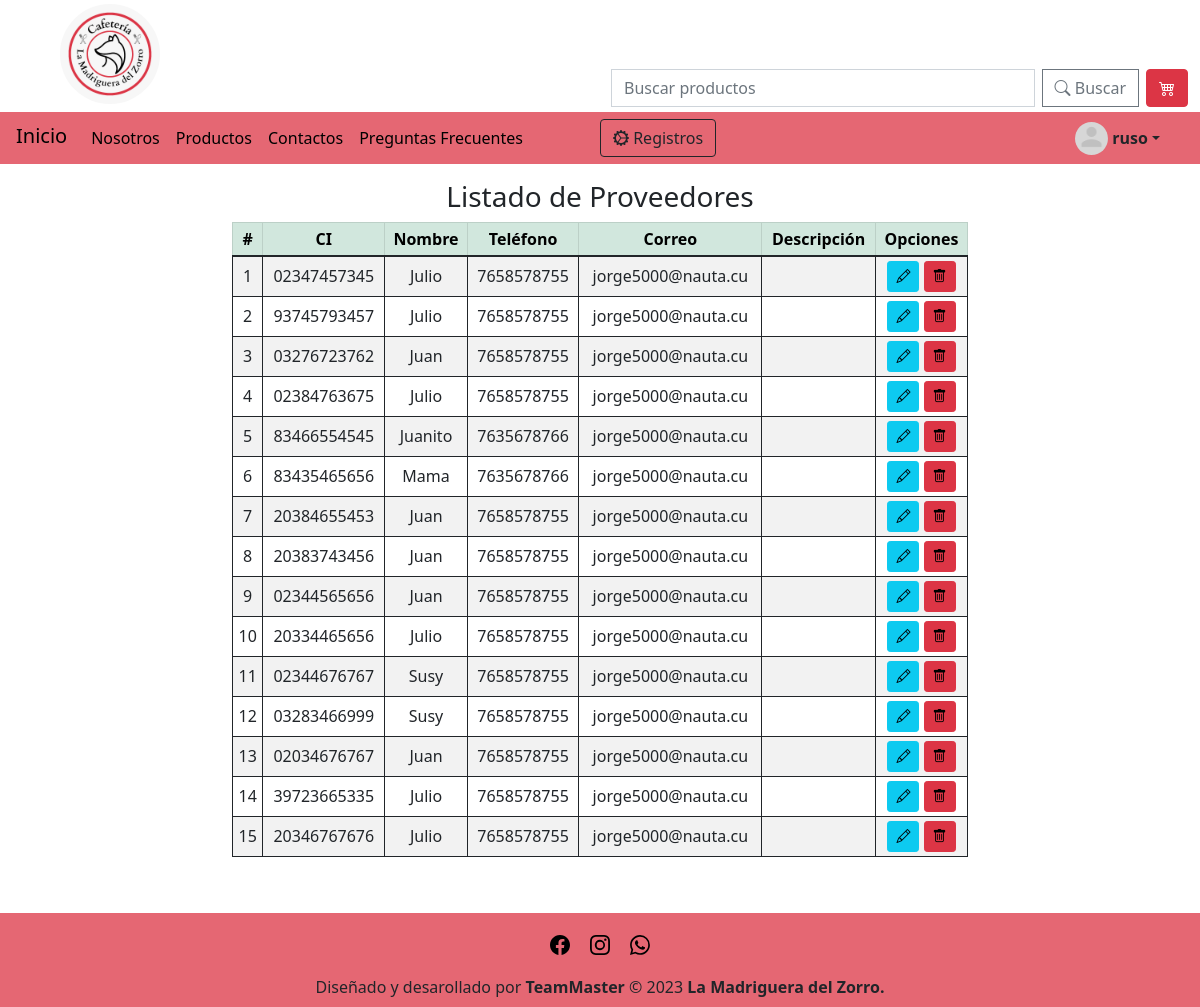
Page /listarProveedor/ (signed in) on the earlier database version.
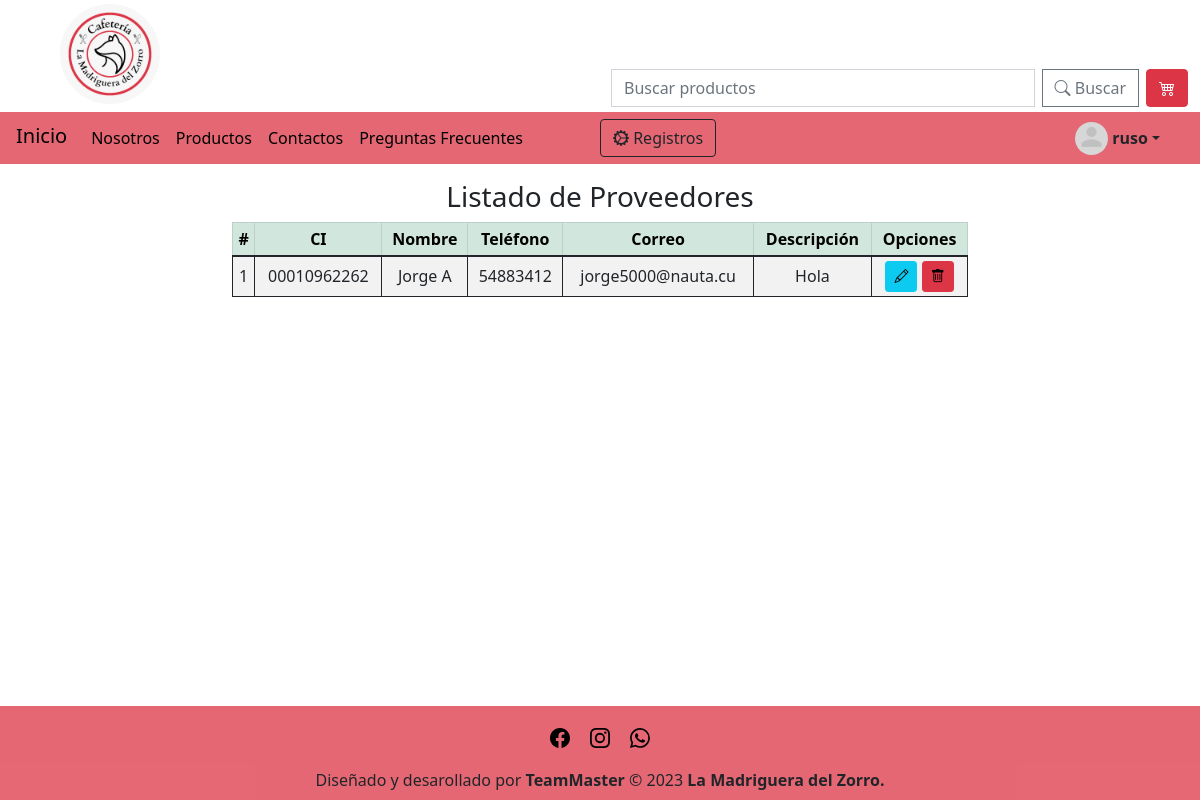
Same page on the later database version.
### cafeteria_app/models.py (models this page shows, shortened)
class Proveedor(models.Model):
    ci = models.CharField(primary_key=True, max_length=11,unique=True)
    nombre = models.CharField(max_length=200)
    telefono = models.CharField(max_length=8)
    correo = models.EmailField(max_length=210)
    descripcion = models.TextField(max_length=300)

### cafeteria_app/views.py (the view)
# urls.py: path('listarProveedor/', ProveedorClass.listarProveedor),
    @permission_required('cafeteria.view_listarProveedor')
    def listarProveedor(request):
        proveedoresL = Proveedor.objects.all()
        data = {
            'object_list': proveedoresL
        }
        return render(request,"proveedor/listarProveedores.html",data)

### cafeteria_app/context_processor.py (called while the page is built)
def total_carrito(request):
    total = 0
    if "carrito" in request.session.keys():
        for key, value in request.session["carrito"].items():
            total += value["acumulado"]
    return {"total": total}

### cafeteria_app/templates/proveedor/listarProveedores.html (shortened to what this page needs)
{% extends "base.html" %}
 {% load static %}
{% block body %}
    <div class="container py-3">
        <div class="row">
            <div class="col-sm-12 col-md-6 col-lg-8 text-center mx-auto" >
                <h3>Listado de Proveedores</h3>
                <div class="table-responsive">
                    <table id="datatable" class="table table-striped table-hover table-bordered border-dark table-sm">
                        <thead class="table-success">
                            <tr>
                                <th class="centered">#</th>
                                <th class="centered"> CI </th>
                                <th class="centered"> Nombre </th>
                                <th class="centered"> Teléfono </th>
                                <th class="centered"> Correo </th>
                                <th class="centered"> Descripción </th>
                                <th class="centered">Opciones</th>
                            </tr>
                        </thead>
                            <tbody id="tablebody">
                                {% for p in object_list %}
                                <tr>
                                    <td>{{forloop.counter}}</td>
                                    <td>{{p.ci}}</td>
                                    <td>{{p.nombre}}</td>
                                    <td>{{p.telefono}}</td>
                                    <td>{{p.correo}}</td>
                                    <td >{{p.descripcion}}</td>
                                    <td>
                                    <a href="/edicionProveedor/{{p.ci}}" class="btn btn-info btn-sm bi bi-pencil" title="Editar">
                                    </a>
                                    <a href="/eliminarProveedor/{{p.ci}}" class="btn btn-danger btn-sm btnEliminacion bi bi-trash" title="Eliminar"> </a>
                                </td>
                                </tr>
                                {% endfor %}
                            </tbody>
                    </table>
                </div>
            </div>
        </div>
    </div>
    <br><br>
{% endblock %}

Differences in the rows shown:
removed Proveedor: ci "02347457345", nombre "Julio", telefono "7658578755", correo "jorge5000@nauta.cu"
removed Proveedor: ci "93745793457", nombre "Julio", telefono "7658578755", correo "jorge5000@nauta.cu"
removed Proveedor: ci "03276723762", nombre "Juan", telefono "7658578755", correo "jorge5000@nauta.cu"
removed Proveedor: ci "02384763675", nombre "Julio", telefono "7658578755", correo "jorge5000@nauta.cu"
removed Proveedor: ci "83466554545", nombre "Juanito", telefono "7635678766", correo "jorge5000@nauta.cu"
removed Proveedor: ci "83435465656", nombre "Mama", telefono "7635678766", correo "jorge5000@nauta.cu"
removed Proveedor: ci "20384655453", nombre "Juan", telefono "7658578755", correo "jorge5000@nauta.cu"
removed Proveedor: ci "20383743456", nombre "Juan", telefono "7658578755", correo "jorge5000@nauta.cu"
removed Proveedor: ci "02344565656", nombre "Juan", telefono "7658578755", correo "jorge5000@nauta.cu"
removed Proveedor: ci "20334465656", nombre "Julio", telefono "7658578755", correo "jorge5000@nauta.cu"
removed Proveedor: ci "02344676767", nombre "Susy", telefono "7658578755", correo "jorge5000@nauta.cu"
removed Proveedor: ci "03283466999", nombre "Susy", telefono "7658578755", correo "jorge5000@nauta.cu"
removed Proveedor: ci "02034676767", nombre "Juan", telefono "7658578755", correo "jorge5000@nauta.cu"
removed Proveedor: ci "39723665335", nombre "Julio", telefono "7658578755", correo "jorge5000@nauta.cu"
removed Proveedor: ci "20346767676", nombre "Julio", telefono "7658578755", correo "jorge5000@nauta.cu"
added Proveedor: ci "00010962262", nombre "Jorge A", telefono "54883412", correo "jorge5000@nauta.cu", descripcion "Hola"
